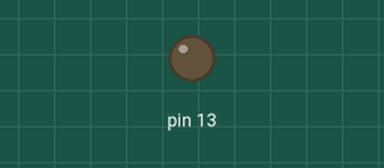
Simulated run of this sketch. Board: Arduino Uno, built with avr-gcc and run on an emulated ATmega328P. On the bench: output pins drawn as LEDs (lit = HIGH).

Above: at 12.78 s.
At 15.7 s:
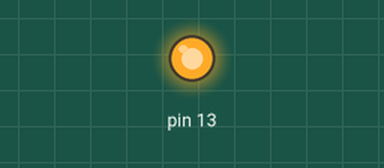
Timing chart, 0 to 26.0 s (numbered marks = the images above):
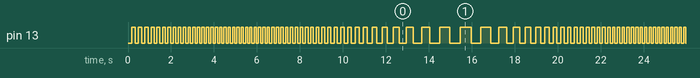

Measured:
- by itself, pin 13: moves between LOW and HIGH, repeating every 20.0 s
- by itself, everything shown: repeats every 20.0 s, in 120 steps

The sketch:

practica10.ino
```cpp
//Límites frecuencia
#define MINFREQ 0.1
#define MAXFREQ 0.5


//Parametros senoidal
#define FREQ 0.05
#define PI 3.14159

float w;
//float fakeTime;
//float taimuEstopu;

void setup()
{
  	pinMode(13, OUTPUT);
  	Serial.begin(9600);
	w = 2*PI*FREQ;
  	//fakeTime=0.0;
  	//taimuEstopu=millis();
}

void loop()
{

	float res = sin(w*millis()/1000);
  	float freq = ((res - (-1.0)) * (MAXFREQ - MINFREQ) / (1.0 - (-1.0)) + MINFREQ);
    	digitalWrite(13, LOW);
  	delay((1.0/freq)*50.0);
    	digitalWrite(13, HIGH);
  	delay((1.0/freq)*50.0);
  	/*fakeTime+= 0.5;
  	if(res > -0.05 && res < 0.05){
  		Serial.println(millis() - taimuEstopu);
      	taimuEstopu=millis();
  	}*/
}
```
